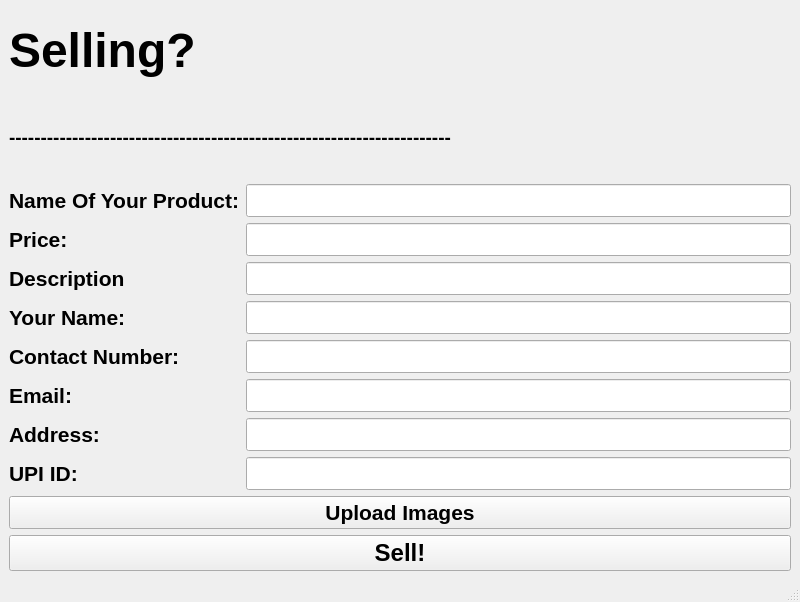
<?xml version="1.0" encoding="UTF-8"?>
<ui version="4.0">
 <class>SellPage</class>
 <widget class="QMainWindow" name="SellPage">
  <property name="geometry">
   <rect>
    <x>0</x>
    <y>0</y>
    <width>800</width>
    <height>602</height>
   </rect>
  </property>
  <property name="windowTitle">
   <string>MainWindow</string>
  </property>
  <widget class="QWidget" name="centralwidget">
   <layout class="QGridLayout" name="gridLayout">
    <item row="0" column="0" colspan="2">
     <widget class="QLabel" name="label">
      <property name="font">
       <font>
        <pointsize>36</pointsize>
        <weight>75</weight>
        <italic>false</italic>
        <bold>true</bold>
       </font>
      </property>
      <property name="text">
       <string>Selling?</string>
      </property>
     </widget>
    </item>
    <item row="1" column="0" colspan="2">
     <widget class="QLabel" name="label_2">
      <property name="font">
       <font>
        <pointsize>14</pointsize>
        <weight>75</weight>
        <bold>true</bold>
       </font>
      </property>
      <property name="text">
       <string>----------------------------------------------------------------------</string>
      </property>
     </widget>
    </item>
    <item row="2" column="0" rowspan="2" colspan="2">
     <layout class="QFormLayout" name="formLayout">
      <item row="0" column="0">
       <widget class="QLabel" name="label_NameOfProd">
        <property name="font">
         <font>
          <pointsize>16</pointsize>
          <weight>75</weight>
          <bold>true</bold>
         </font>
        </property>
        <property name="text">
         <string>Name Of Your Product:</string>
        </property>
       </widget>
      </item>
      <item row="0" column="1">
       <widget class="QLineEdit" name="lineEdit">
        <property name="font">
         <font>
          <pointsize>16</pointsize>
          <weight>75</weight>
          <bold>true</bold>
         </font>
        </property>
       </widget>
      </item>
      <item row="1" column="0">
       <widget class="QLabel" name="label_Price">
        <property name="font">
         <font>
          <pointsize>16</pointsize>
          <weight>75</weight>
          <bold>true</bold>
         </font>
        </property>
        <property name="text">
         <string>Price:</string>
        </property>
       </widget>
      </item>
      <item row="1" column="1">
       <widget class="QLineEdit" name="lineEdit_2">
        <property name="font">
         <font>
          <pointsize>16</pointsize>
          <weight>75</weight>
          <bold>true</bold>
         </font>
        </property>
       </widget>
      </item>
      <item row="2" column="0">
       <widget class="QLabel" name="label_Description">
        <property name="font">
         <font>
          <pointsize>16</pointsize>
          <weight>75</weight>
          <italic>false</italic>
          <bold>true</bold>
         </font>
        </property>
        <property name="text">
         <string>Description</string>
        </property>
       </widget>
      </item>
      <item row="2" column="1">
       <widget class="QLineEdit" name="lineEdit_8">
        <property name="font">
         <font>
          <pointsize>16</pointsize>
         </font>
        </property>
       </widget>
      </item>
      <item row="3" column="0">
       <widget class="QLabel" name="label_Name">
        <property name="font">
         <font>
          <pointsize>16</pointsize>
          <weight>75</weight>
          <bold>true</bold>
         </font>
        </property>
        <property name="text">
         <string>Your Name:</string>
        </property>
       </widget>
      </item>
      <item row="3" column="1">
       <widget class="QLineEdit" name="lineEdit_3">
        <property name="font">
         <font>
          <pointsize>16</pointsize>
          <weight>75</weight>
          <bold>true</bold>
         </font>
        </property>
       </widget>
      </item>
      <item row="4" column="0">
       <widget class="QLabel" name="label_phnumber">
        <property name="font">
         <font>
          <pointsize>16</pointsize>
          <weight>75</weight>
          <bold>true</bold>
         </font>
        </property>
        <property name="text">
         <string>Contact Number:</string>
        </property>
       </widget>
      </item>
      <item row="4" column="1">
       <widget class="QLineEdit" name="lineEdit_4">
        <property name="font">
         <font>
          <pointsize>16</pointsize>
          <weight>75</weight>
          <bold>true</bold>
         </font>
        </property>
       </widget>
      </item>
      <item row="5" column="0">
       <widget class="QLabel" name="label_email">
        <property name="font">
         <font>
          <pointsize>16</pointsize>
          <weight>75</weight>
          <bold>true</bold>
         </font>
        </property>
        <property name="text">
         <string>Email:</string>
        </property>
       </widget>
      </item>
      <item row="5" column="1">
       <widget class="QLineEdit" name="lineEdit_5">
        <property name="font">
         <font>
          <pointsize>16</pointsize>
          <weight>75</weight>
          <bold>true</bold>
         </font>
        </property>
       </widget>
      </item>
      <item row="6" column="0">
       <widget class="QLabel" name="label_address">
        <property name="font">
         <font>
          <pointsize>16</pointsize>
          <weight>75</weight>
          <bold>true</bold>
         </font>
        </property>
        <property name="text">
         <string>Address:</string>
        </property>
       </widget>
      </item>
      <item row="6" column="1">
       <widget class="QLineEdit" name="lineEdit_6">
        <property name="font">
         <font>
          <pointsize>16</pointsize>
          <weight>75</weight>
          <bold>true</bold>
         </font>
        </property>
       </widget>
      </item>
      <item row="7" column="0">
       <widget class="QLabel" name="label_upiID">
        <property name="font">
         <font>
          <pointsize>16</pointsize>
          <weight>75</weight>
          <bold>true</bold>
         </font>
        </property>
        <property name="text">
         <string>UPI ID:</string>
        </property>
       </widget>
      </item>
      <item row="7" column="1">
       <widget class="QLineEdit" name="lineEdit_7">
        <property name="font">
         <font>
          <pointsize>16</pointsize>
          <weight>75</weight>
          <bold>true</bold>
         </font>
        </property>
       </widget>
      </item>
     </layout>
    </item>
    <item row="3" column="1">
     <widget class="QLabel" name="label_4">
      <property name="text">
       <string/>
      </property>
     </widget>
    </item>
    <item row="4" column="0" colspan="2">
     <layout class="QVBoxLayout" name="verticalLayout">
      <item>
       <widget class="QPushButton" name="pushButton_UploadImages">
        <property name="font">
         <font>
          <pointsize>16</pointsize>
          <weight>75</weight>
          <bold>true</bold>
         </font>
        </property>
        <property name="text">
         <string>Upload Images</string>
        </property>
       </widget>
      </item>
      <item>
       <widget class="QPushButton" name="pushButton_Sell">
        <property name="font">
         <font>
          <pointsize>18</pointsize>
          <weight>75</weight>
          <bold>true</bold>
         </font>
        </property>
        <property name="text">
         <string>Sell!</string>
        </property>
       </widget>
      </item>
     </layout>
    </item>
   </layout>
  </widget>
  <widget class="QMenuBar" name="menubar">
   <property name="geometry">
    <rect>
     <x>0</x>
     <y>0</y>
     <width>800</width>
     <height>21</height>
    </rect>
   </property>
  </widget>
  <widget class="QStatusBar" name="statusbar"/>
 </widget>
 <resources/>
 <connections/>
</ui>
